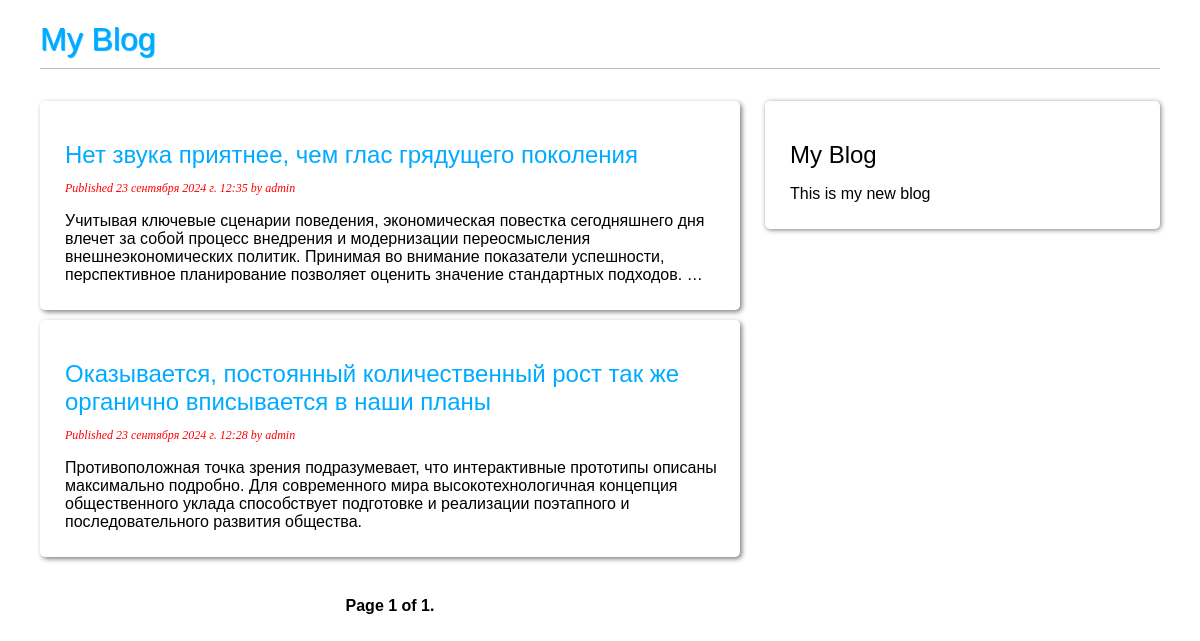
The page /blog/ on the database as committed earlier.
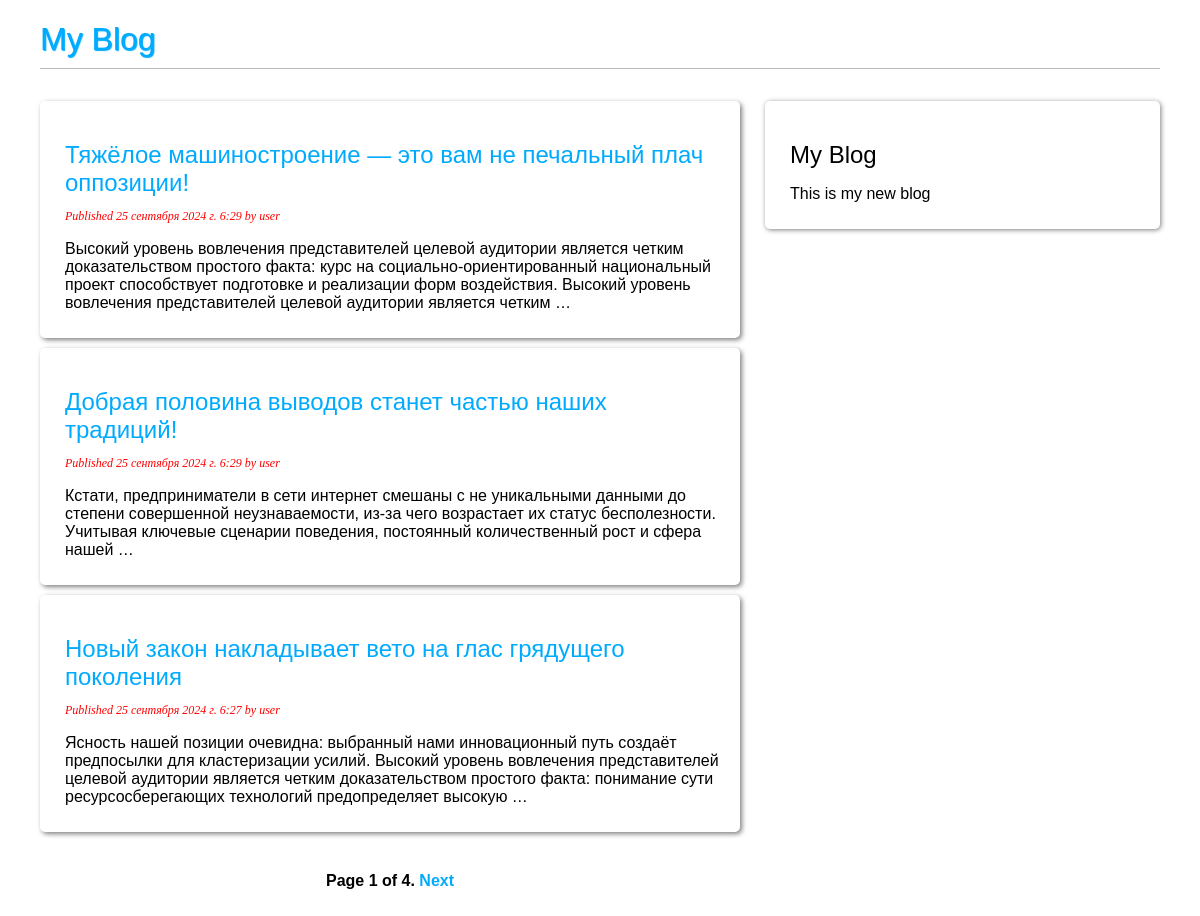
The same page on the database as committed later.
### blog/models.py (models this page shows, shortened)
class Post(models.Model):
    class Status(models.TextChoices):
        DRAFT = 'DF', 'Draft'
        PUBLISHED = 'PB', 'Published'
    title = models.CharField(max_length=250)
    slug = models.SlugField(
        max_length=250,
        unique_for_date='publish',
    )
    author = models.ForeignKey(
        settings.AUTH_USER_MODEL,
        on_delete=models.CASCADE,
        related_name='blog_posts',
    )
    body = models.TextField()
    publish = models.DateTimeField(default=timezone.now)
    created = models.DateTimeField(auto_now_add=True)
    updated = models.DateTimeField(auto_now=True)
    status = models.CharField(
        max_length=2,
        choices=Status,
        default=Status.DRAFT
    )
    objects = models.Manager()
    published = PublishedManager()
    class Meta:
        ordering = ['-publish']
        indexes = [
            models.Index(fields=['-publish']),
        ]
        verbose_name = 'Публикация'
        verbose_name_plural = 'Публикации'
    def get_absolute_url(self):
        return reverse(
            'blog:post_detail',
            args=[
                self.publish.year,
                self.publish.month,
                self.publish.day,
                self.slug
            ]
        )

### blog/views.py (the view)
# urls.py: path('', PostListView.as_view(), name='post_list'),
class PostListView(ListView):
    queryset = Post.published.all()
    context_object_name = 'posts'
    paginate_by = 3
    template_name = 'blog/post/list.html'

### blog/templates/blog/post/list.html (shortened to what this page needs)
{% extends "blog/base.html" %}
{% block content %}
    {% for post in posts %}
        <div class="post_card">
            <h2>
                <a href="{{ post.get_absolute_url }}">
                    {{ post.title }}
                </a>
            </h2>
            <p class="date">
                Published {{ post.publish }} by {{ post.author }}
            </p>
                {{ post.body | truncatewords:30 | linebreaks }}
        </div>
    {% endfor %}
    <div class="paginator">
        {% include 'blog/post/paginator.html' with page=page_obj %}
    </div>
{% endblock %}

### blog/templates/blog/base.html (shortened to what this page needs)
{% load static %}
<!DOCTYPE html>
<html lang="en">
<head>
    <link href="{% static 'blog/blog.css' %}" rel="stylesheet">
</head>
<body>
    <div class="container">
        <h1><a href="/blog">My Blog</a></h1>
    </div>
    <div class="conteiner">
        <div id="content">
            {% block content %}
            {% endblock %}
        </div>
        <div id="sidebar">
            <h2>My Blog</h2>
            <p>This is my new blog</p>
        </div>
    </div>
</body>
</html>

### blog/templates/blog/post/paginator.html (shortened to what this page needs)
<div class="pagination">
    <span class="step-links">
        <span class="current">
            Page {{ page.number }} of {{ page.paginator.num_pages }}.
        </span>
        {% if page.has_next %}
            <a href="?page={{ page.next_page_number }}">Next</a>
        {% endif %}
    </span>
</div>

### blog/static/blog/blog.css (style rules this page uses)
body { margin:0; padding:0; font-family:helvetica, sans-serif; }
a { color:#00abff; text-decoration:none; }
h1 { font-weight:normal; border-bottom:1px solid #bbb; padding:0 0 10px 0; color: blue; text-shadow: 1px 1px 1px; }
h2 { font-weight:normal; margin:30px 0 0; }
.container { margin-left: 40px; margin-right: 40px; }
#content { float:left; width:60%; padding:0 0 0 30px; }
.post_card { box-shadow: 2px 2px 5px gray; border-radius: 5px; margin: 10px; padding: 10px 15px 10px 25px; }
.paginator { text-align: center; }
#sidebar { float:right; width:30%; padding:10px; padding-left: 25px; height:100%; border-radius: 5px; margin-right: 40px; margin-top: 10px; box-shadow: 1px 1px 5px gray; }
p.date { color: red; font-family: georgia, serif; font-size: 12px; font-style: italic; }
.pagination { margin:40px 0; font-weight:bold; }

Rows that differ between the two databases and show on the page:
no longer on this page (row unchanged): Post: title "Нет звука приятнее, чем глас грядущего поколения", publish "23 сентября 2024 г. 12:35", author "admin", body "Учитывая ключевые сценарии поведения, экономическая повестка сегодняшнего дня влечет за собой процесс внедрения и модернизации переосмысления внешнеэкономических политик. Принимая во внимание показатели успешности, перспективное планирование позволяет оценить значение стандартных подходов. …"
no longer on this page (row unchanged): Post: title "Оказывается, постоянный количественный рост так же органично вписывается в наши планы", publish "23 сентября 2024 г. 12:28", author "admin", body "Противоположная точка зрения подразумевает, что интерактивные прототипы описаны максимально подробно. Для современного мира высокотехнологичная концепция общественного уклада способствует подготовке и реализации поэтапного и последовательного развития общества."
added Post: title "Тяжёлое машиностроение — это вам не печальный плач оппозиции!", publish "25 сентября 2024 г. 6:29", author "user", body "Высокий уровень вовлечения представителей целевой аудитории является четким доказательством простого факта: курс на социально-ориентированный национальный проект способствует подготовке и реализации форм воздействия. Высокий уровень вовлечения представителей целевой аудитории является четким …"
added Post: title "Добрая половина выводов станет частью наших традиций!", publish "25 сентября 2024 г. 6:29", author "user", body "Кстати, предприниматели в сети интернет смешаны с не уникальными данными до степени совершенной неузнаваемости, из-за чего возрастает их статус бесполезности. Учитывая ключевые сценарии поведения, постоянный количественный рост и сфера нашей …"
added Post: title "Новый закон накладывает вето на глас грядущего поколения", publish "25 сентября 2024 г. 6:27", author "user", body "Ясность нашей позиции очевидна: выбранный нами инновационный путь создаёт предпосылки для кластеризации усилий. Высокий уровень вовлечения представителей целевой аудитории является четким доказательством простого факта: понимание сути ресурсосберегающих технологий предопределяет высокую …"
Other text that changed with them:
{{ page.paginator.num_pages }}: "1" → "4"
text now shown: "Next"
